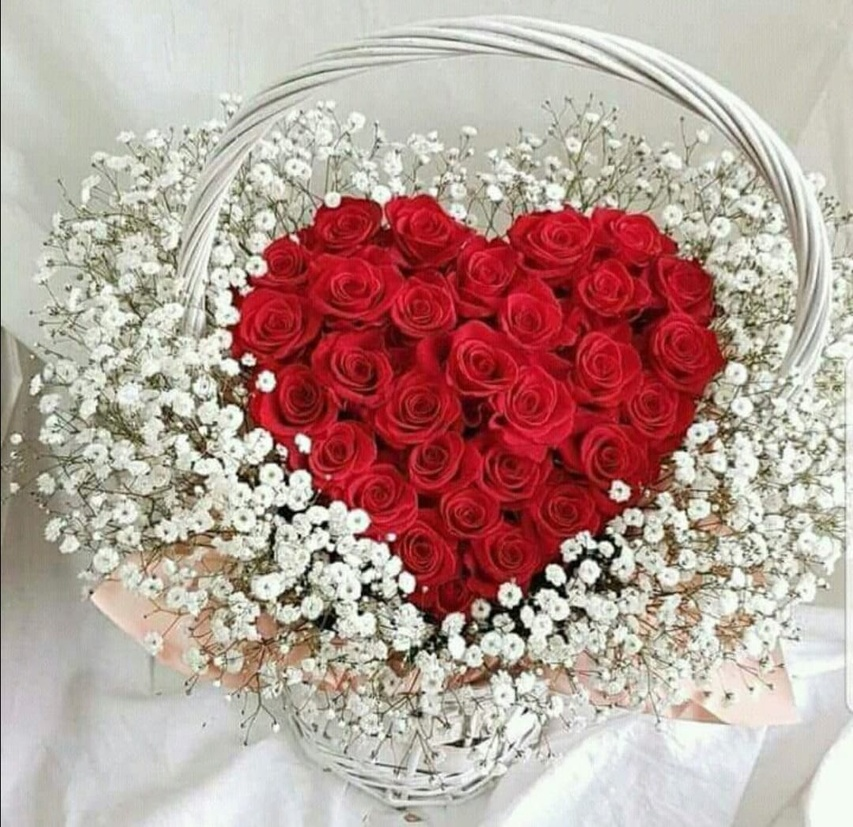
#> input picture IMG-20180805-WA0001.jpg, 853 x 827 px, shrunk from 1080 x 1047 before the run, found by its file name
$ python photoimgtopencil.py
#> lines starting #> are read from the running program, lines starting #| are printed output that depends on the picture; after the words box and inside, x2 and y2 are one past the last pixel; in counts of white or black regions, pixels touching at a corner belong together
#> further down, input_image is the input picture: shape (827, 853, 3); mean B, G, R 150, 157.3, 184
import cv2
import numpy as np

def rgb_to_gray(image):
    return np.dot(image[...,:3], [0.2989, 0.5870, 0.1140])

def invert_colors(image):
    return 255 - image

def generate_gaussian_kernel(kernel_size, sigma=0.1):
    if sigma == 0:
        sigma = 0.1

    kernel = np.zeros(kernel_size)
    center_x = kernel_size[0] // 2
    center_y = kernel_size[1] // 2

    x, y = np.meshgrid(np.arange(-center_x, center_x + 1), np.arange(-center_y, center_y + 1))
    exponent = -((x ** 2 + y ** 2) / (2 * sigma ** 2))
    kernel = (1 / (2 * np.pi * sigma ** 2)) * np.exp(exponent)

    kernel /= np.sum(kernel)
    return kernel

def apply_convolution(image, kernel):
    kernel_size = kernel.shape
    image_height, image_width = image.shape
#> image_height = 827; image_width = 853
    kernel_height, kernel_width = kernel_size

    padding_height = kernel_height // 2
    padding_width = kernel_width // 2

    padded_image = np.pad(image, ((padding_height, padding_height), (padding_width, padding_width)), mode='edge')
    output_image = np.zeros_like(image)

    for i in range(image_height):
        for j in range(image_width):
            image_patch = padded_image[i:i+kernel_height, j:j+kernel_width]
            convolved_value = np.sum(image_patch * kernel)
            output_image[i, j] = convolved_value

    return output_image

def edge_detection(image):
    sobel_x = np.array([[-1, 0, 1], [-2, 0, 2], [-1, 0, 1]])
    sobel_y = np.array([[-1, -2, -1], [0, 0, 0], [1, 2, 1]])

    gradient_x = apply_convolution(image, sobel_x)
#> in apply_convolution (call 2), `padded_image = np.pad(image, ((padding_height, padding_height), (paddi..`:
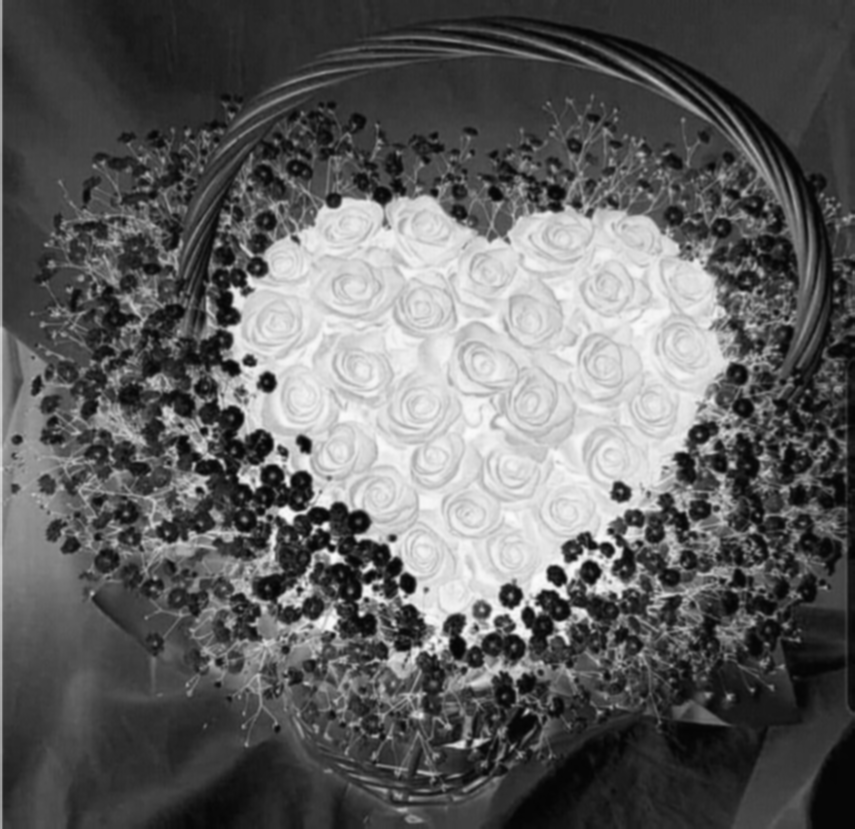
#> padded_image: shape (829, 855) float64; min 3.13, max 251.8, mean 96.7
    gradient_y = apply_convolution(image, sobel_y)
#> after the loop in apply_convolution (call 3), `for i in range(image_height):`:
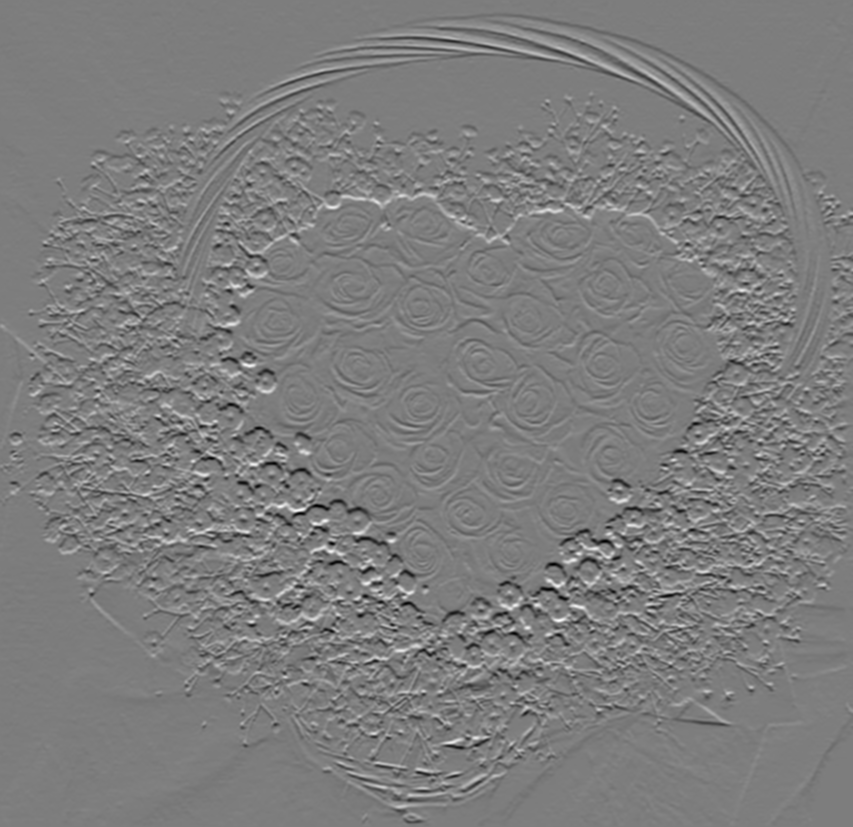
#> output_image: shape (827, 853) float64; min -516.8, max 533.1, mean 0; drawn with min black and max white

    gradient_magnitude = np.sqrt(gradient_x ** 2 + gradient_y ** 2)
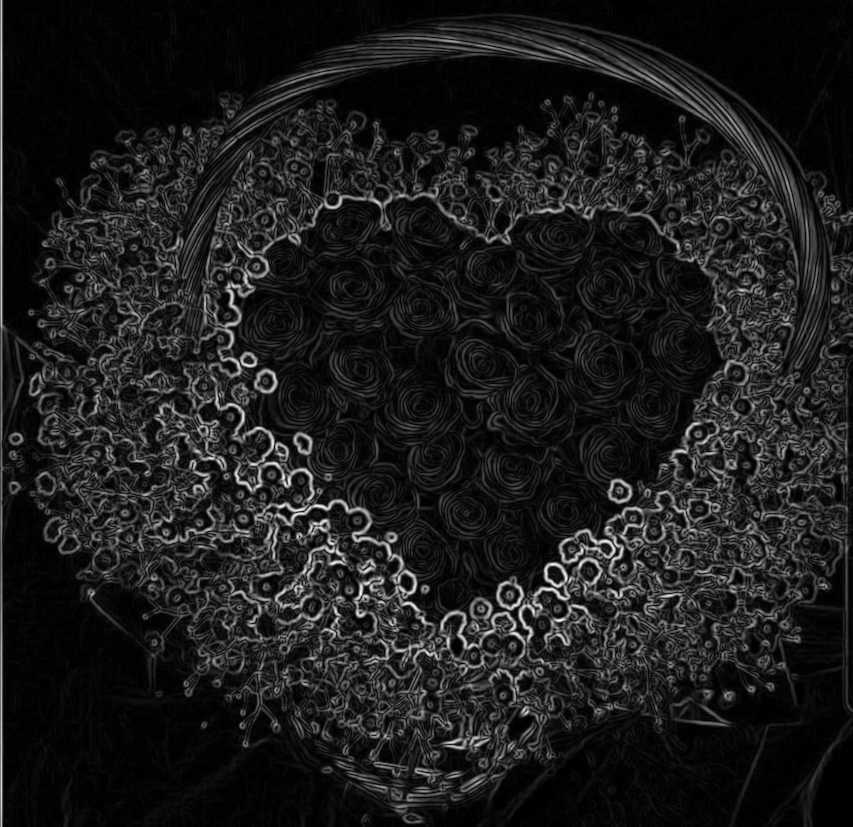
#> gradient_magnitude: shape (827, 853) float64; min 0, max 542.6, mean 61; drawn with min black and max white
    gradient_direction = np.arctan2(gradient_y, gradient_x)
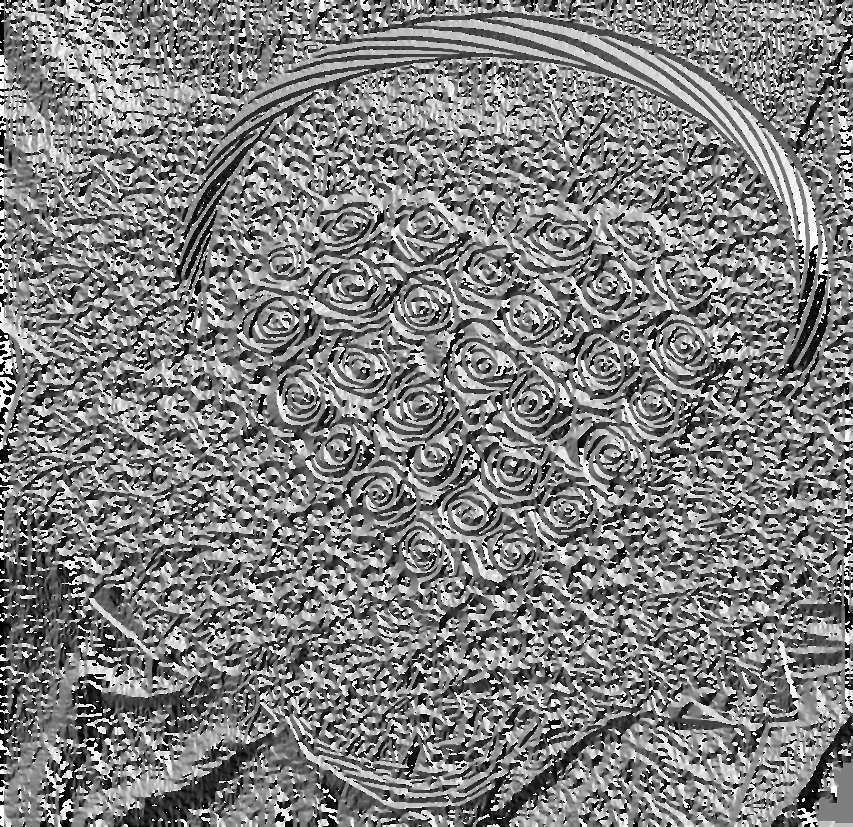
#> gradient_direction: shape (827, 853) float64; min -3.14, max 3.14, mean 0.0164; drawn with min black and max white

    return gradient_magnitude, gradient_direction

def apply_threshold(image, threshold):
    binary_image = np.zeros_like(image)
    binary_image[image >= threshold] = 255
    return binary_image

def dilate(image, kernel_size=(3, 3)):
    kernel = np.ones(kernel_size, dtype=np.uint8)
    dilated_image = cv2.dilate(image, kernel, iterations=1)
    return dilated_image

# Load the input image
input_image = cv2.imread('C:/Users/Nisha/Desktop/IMG-20180805-WA0001.jpg')

# Convert the input image to grayscale
gray_image = rgb_to_gray(input_image)

# Invert the grayscale image
inverted_image = invert_colors(gray_image)

# Apply Gaussian blur
kernel_size = (5, 5)
sigma = 1.0
gaussian_kernel = generate_gaussian_kernel(kernel_size, sigma)
blurred_image = apply_convolution(inverted_image, gaussian_kernel)

# Perform edge detection
edges, _ = edge_detection(blurred_image)

# Apply thresholding to obtain a binary image
threshold = 150
thresholded_image = apply_threshold(edges, threshold)
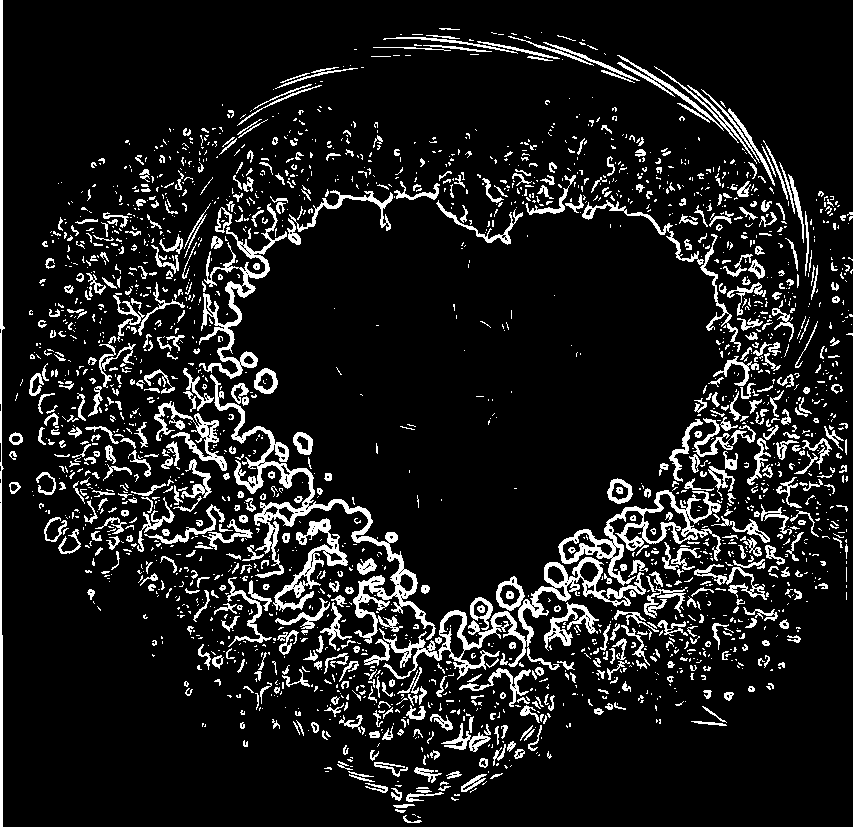
#> thresholded_image: shape (827, 853) float64; 11.1% white; 2282 white regions (1626 under 20 px), largest, box (x1, y1, x2, y2) and area: (210, 374, 436, 644) 5661, (379, 557, 646, 680) 4380, (558, 490, 721, 586) 2971

# Dilate the binary image
dilated_image = dilate(thresholded_image)
#> in dilate, `dilated_image = cv2.dilate(image, kernel, iterations=1)`:
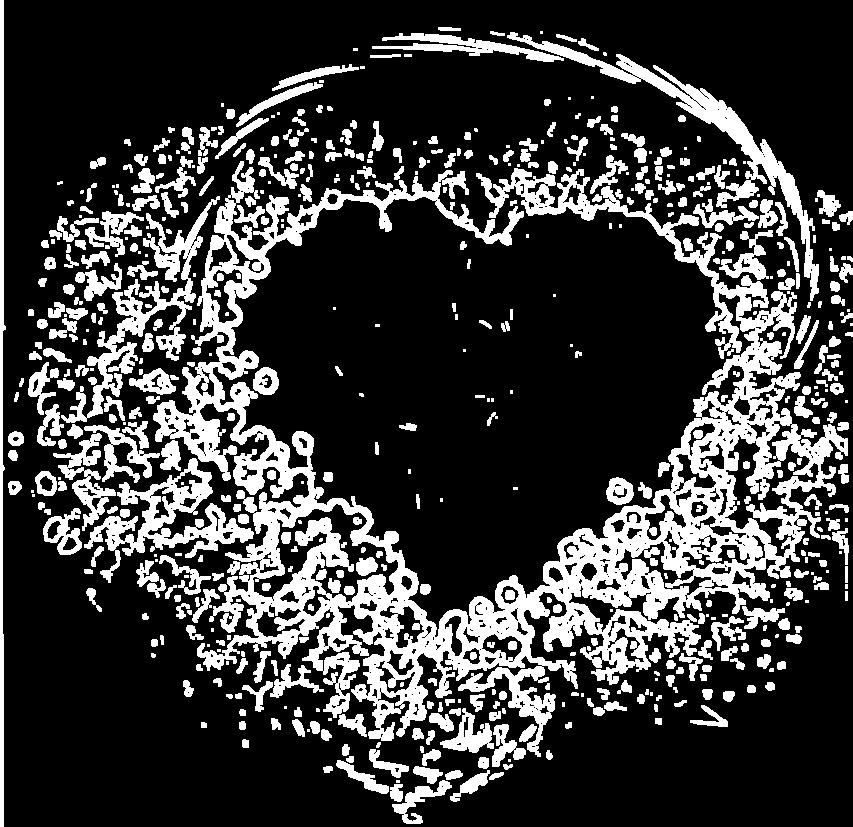
#> dilated_image: shape (827, 853) float64; 23.4% white; 598 white regions (145 under 20 px), largest, box (x1, y1, x2, y2) and area: (153, 161, 848, 757) 85845, (507, 32, 819, 301) 6888, (61, 196, 220, 423) 6131

# Save the final pencil sketch image
output_path = 'C:/Users/Nisha/Desktop/pencil_sketch.jpg'  # Specify the output file path
cv2.imwrite(output_path, dilated_image)
print("Pencil sketch saved successfully!")
